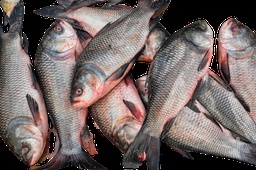
#> input picture catla.jpg, 256 x 170 px, shrunk from 540 x 360 before the run
$ python dataset_creation.py
#> lines starting #> are read from the running program, lines starting #| are printed output that depends on the picture; pictures that were not available may be replaced by others from this repository, and a replacement may not be noted
from PIL import Image

img2 = Image.open("catla.jpg")
#> img2 is the input picture: PIL image 256x170 RGB; mean R, G, B 113.5, 100.9, 98.9
img1 = Image.open("catla2.JPG")
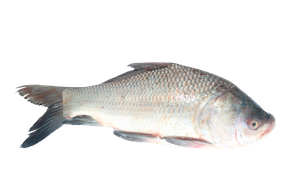
#> input picture dataset/catla2.png, 290 x 193 px, shrunk from 612 x 408 before the run, given in place of catla2.JPG, which was not available
#> img1 is the input picture: PIL image 290x193 RGBA; mean R, G, B, A 50.4, 49.4, 48.3, 66.4
img3 = Image.open("Catla3.jpeg")
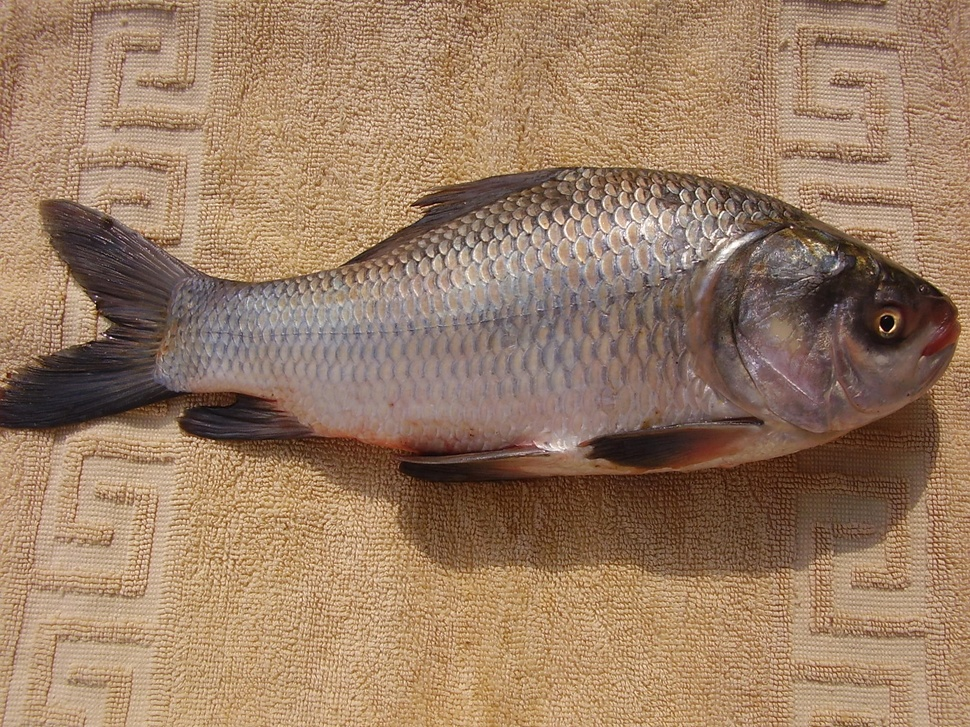
#> input picture Catla3.jpeg, 970 x 727 px, shrunk from 2048 x 1536 before the run
#> img3 is the input picture: PIL image 970x727 RGB; mean R, G, B 154.6, 124.8, 100


img1.paste(img2,(0,0))
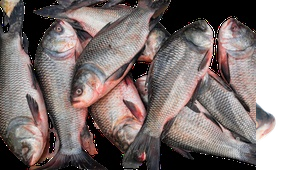
#> img1: PIL image 290x193 RGBA; mean R, G, B, A 90, 80.1, 78.6, 200.5; transparent parts drawn white

img1.show()
